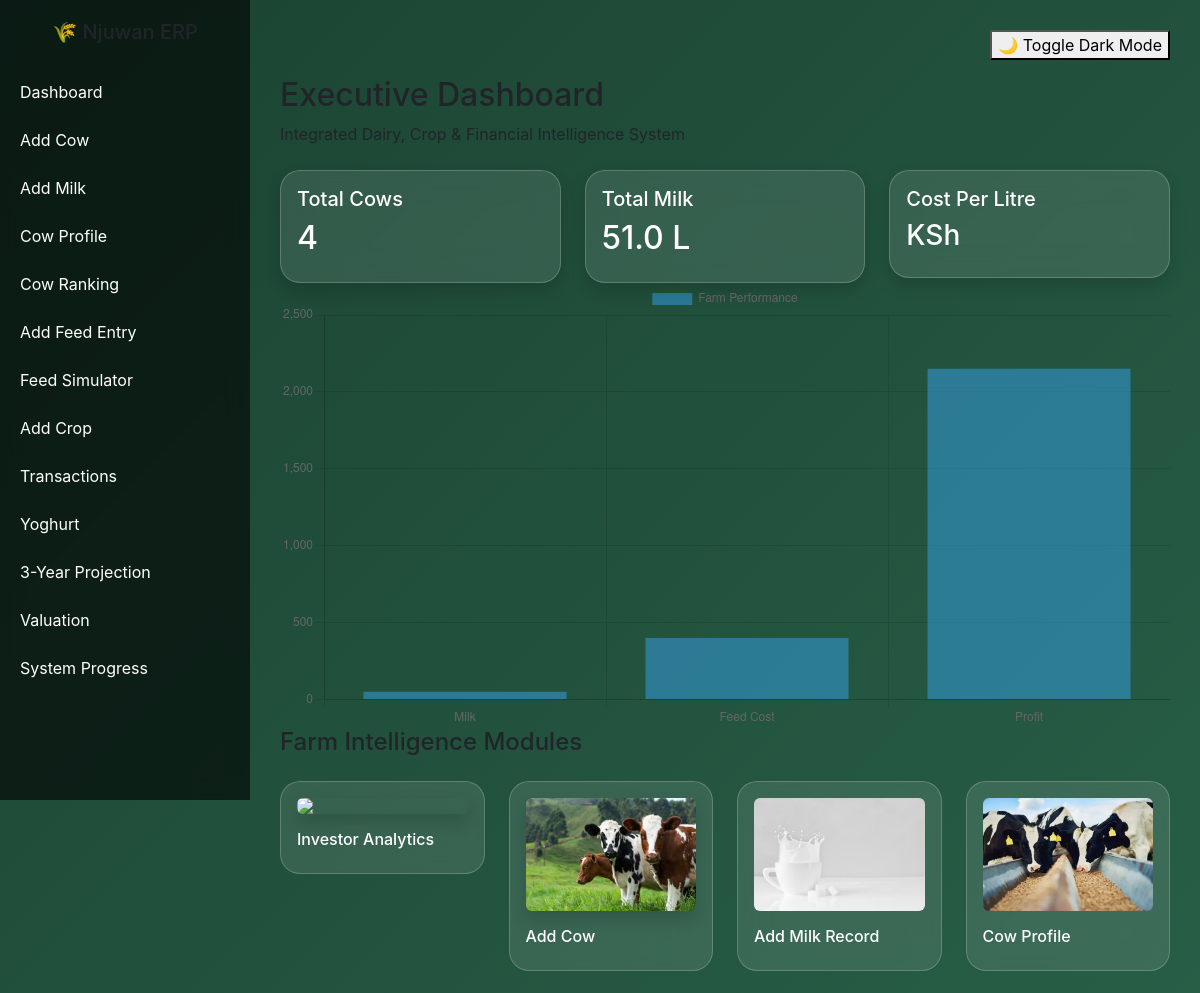
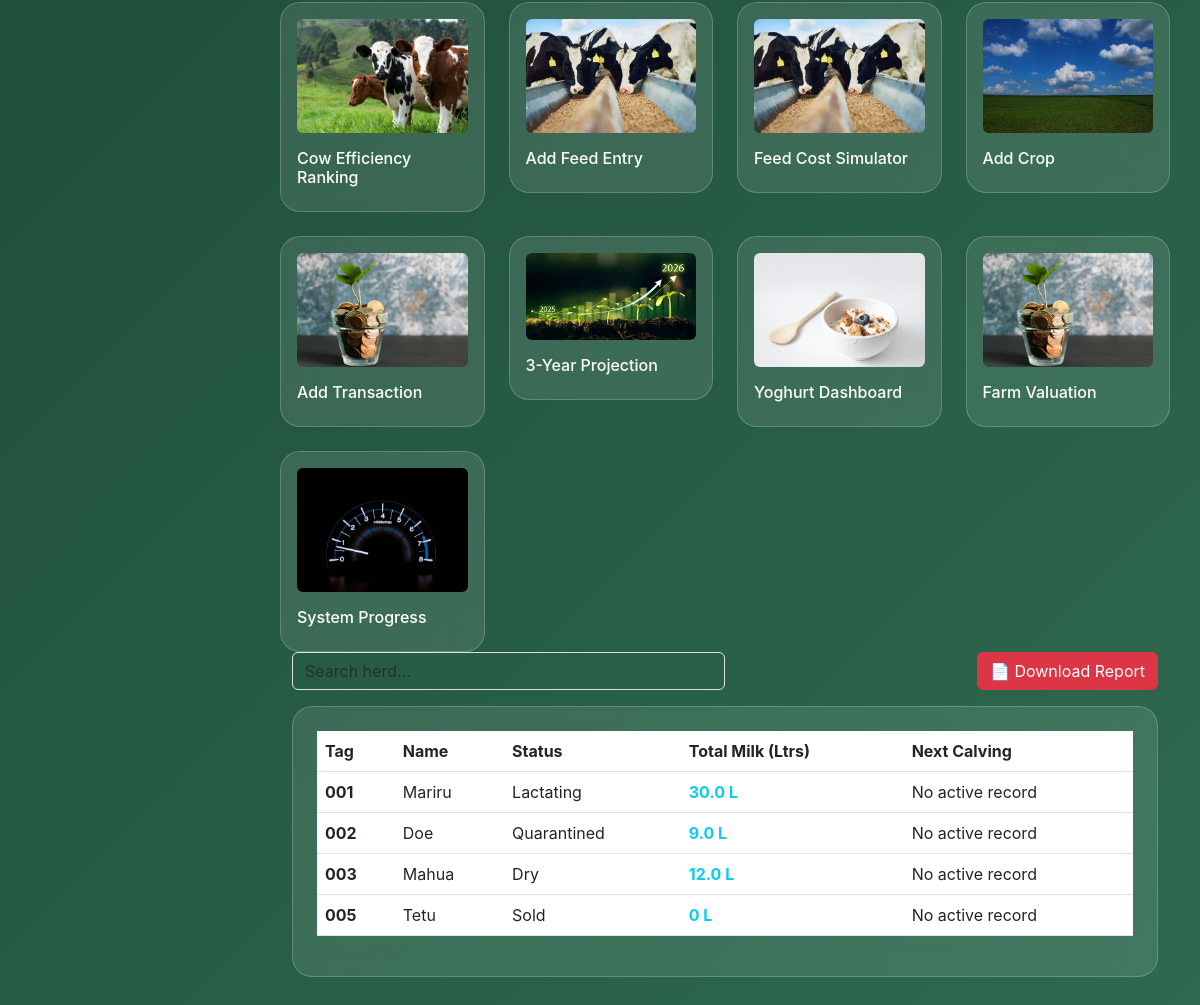
Before: / with the older database file (2 pictures, top to bottom).
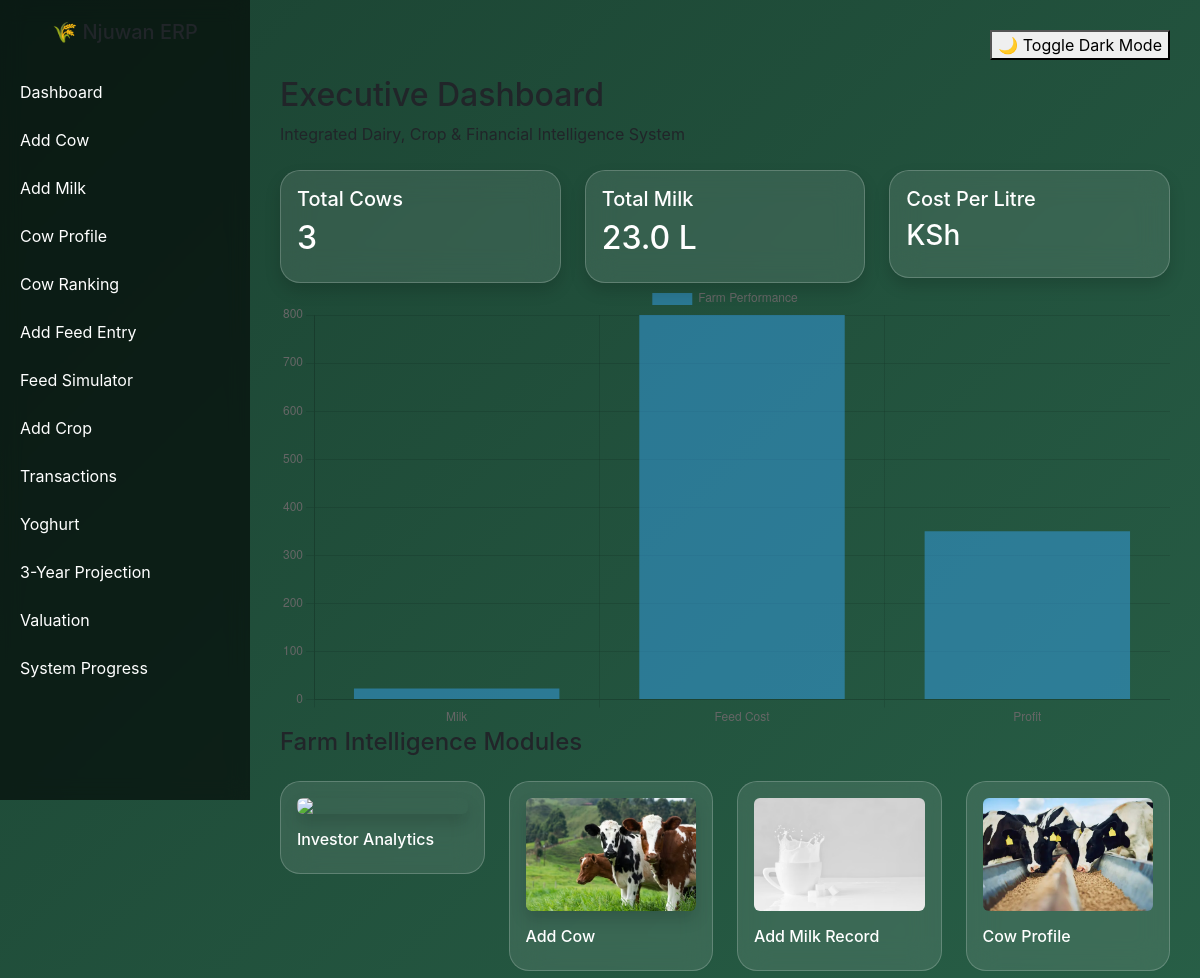
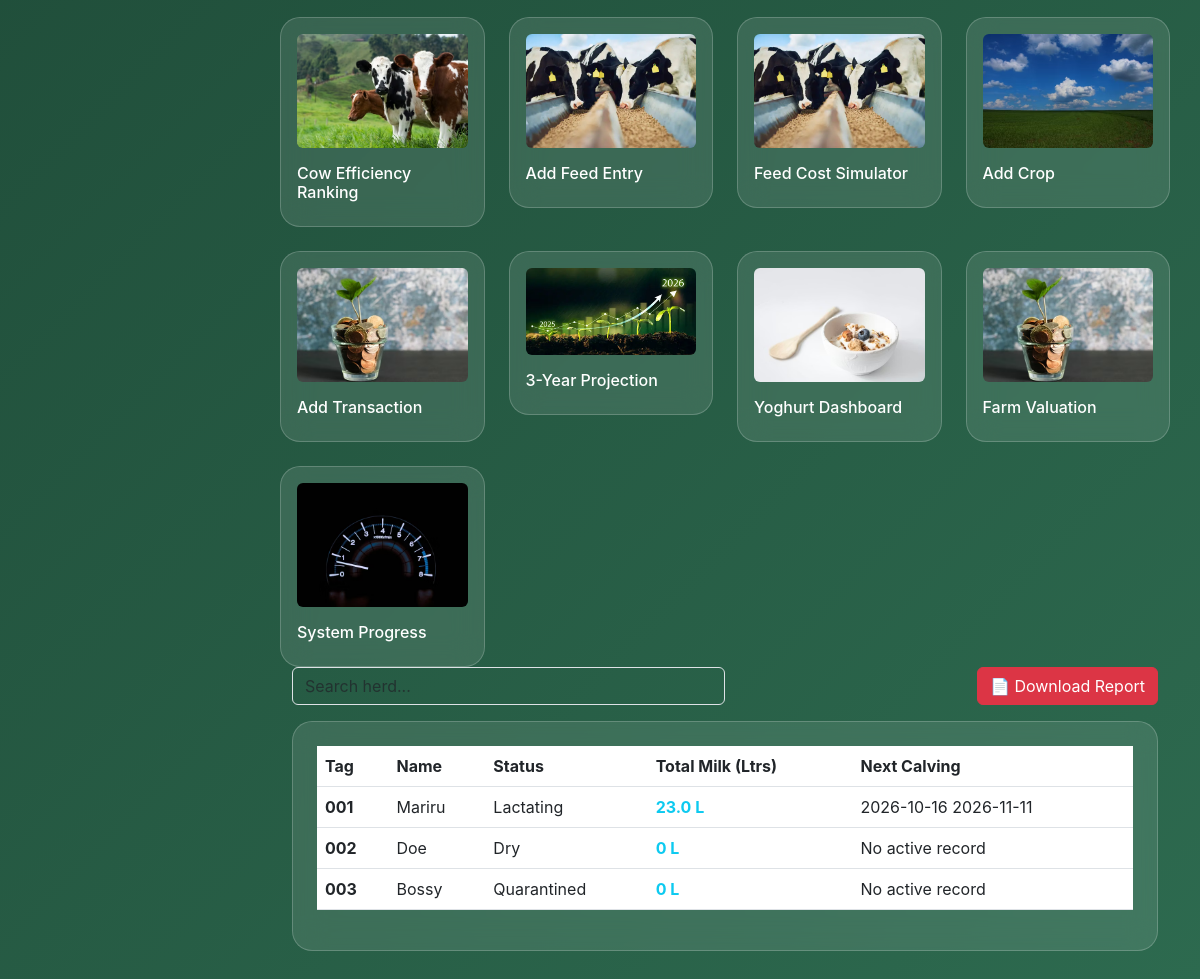
After: the same page with the newer database file (2 pictures, top to bottom).
### models.py (models this page shows, shortened)
class Cow(db.Model):
    __tablename__ = "cows"
    id = db.Column(db.Integer, primary_key=True)
    tag_number = db.Column(db.String(50), unique=True)
    name = db.Column(db.String(100))  # New Name Column
    breed = db.Column(db.String(50))
    birth_date = db.Column(db.Date)
    age = db.Column(db.Integer)
    farm_id = db.Column(db.Integer, db.ForeignKey("farms.id"))
    weight_kg = db.Column(db.Float) # Useful for health monitoring
    status = db.Column(db.String(50), default="Active") # Active, Quarantined, Sold, Dry, Lactating
    feed_records = db.relationship("Feed", backref="cow", lazy=True)
    milk_records = db.relationship("MilkProduction", backref="cow", lazy='dynamic')
    health_records = db.relationship('HealthRecord', backref='cow', lazy=True)
    vaccinations = db.relationship('Vaccination', backref='cow', lazy=True)
    breeding_records = db.relationship('Breeding', backref='cow', lazy=True)

class Breeding(db.Model):
    id = db.Column(db.Integer, primary_key=True)
    cow_id = db.Column(db.Integer, db.ForeignKey('cows.id'))
    insemination_date = db.Column(db.Date)
    bull = db.Column(db.String(50))
    pregnancy_status = db.Column(db.String(20), default="Unknown")
    expected_calving = db.Column(db.Date) # Calculated via your app.py logic

### app.py (the view)
@app.route('/')
def dashboard():
    cows_count = Cow.query.count()
    total_milk_all = db.session.query(func.sum(MilkProduction.litres)).scalar() or 0
    total_feed_cost = db.session.query(func.sum(Feed.cost)).scalar() or 0
    milk_price = 50
    revenue = total_milk_all * milk_price
    profit = revenue - total_feed_cost
    today = date.today()
    alert_limit = today + timedelta(days=7)
    alerts = Breeding.query.filter(
        Breeding.expected_calving.between(today, alert_limit)
    ).all()
    cows_with_totals = db.session.query(
        Cow,
        func.sum(MilkProduction.litres).label('lifetime_milk')
    ).outerjoin(MilkProduction).group_by(Cow.id).all()
    return render_template(
        "dashboard.html",
        cows=cows_count,
        milk=total_milk_all,
        revenue=revenue,
        feed_cost=total_feed_cost,
        profit=profit,
        alerts=alerts,
        cows_with_totals=cows_with_totals,
        date=date # Required for the "Days to Calving" calculation in HTML
    )

### templates/dashboard.html (shortened to what the changed rows need)
{% extends "base.html" %}
{% block content %}
<div class="hero mb-4">
    <h2>Executive Dashboard</h2>
    <p>Integrated Dairy, Crop & Financial Intelligence System</p>
</div>
<div class="row">
    <div class="col-md-4">
        <div class="card shadow">
            <div class="card-body">
                <h5>Total Cows</h5>
                <h2>{{ cows }}</h2>
            </div>
        </div>
    </div>
    <div class="col-md-4">
        <div class="card shadow">
            <div class="card-body">
                <h5>Total Milk</h5>
                <h2>{{ milk }} L</h2>
            </div>
        </div>
    </div>
    <div class="col-md-4">
    </div>
</div>
<canvas id="milkChart"></canvas>
<script>
const ctx = document.getElementById('milkChart');
new Chart(ctx, {
type: 'bar',
data: {
labels: ['Milk', 'Feed Cost', 'Profit'],
datasets: [{
label: 'Farm Performance',
data: [{{ milk }}, {{ feed_cost }}, {{ profit }}]
}]
}
});
</script>
<h4 class="mb-4">Farm Intelligence Modules</h4>
<div class="row g-4">
    <div class="col-md-3">
    </div>
    <div class="col-md-3">
    </div>
    <div class="col-md-3">
    </div>
    <div class="col-md-3">
    </div>
    <div class="col-md-3">
    </div>
    <div class="col-md-3">
    </div>
    <div class="col-md-3">
    </div>
    <div class="col-md-3">
    </div>
    <div class="col-md-3">
    </div>
    <div class="col-md-3">
    </div>
    <div class="col-md-3">
    </div>
    <div class="col-md-3">
    </div>
    <div class="col-md-3">
    </div>
</div>
<div class="container fade-in">
    <div class="d-flex justify-content-between mb-3">
    </div>
    <div class="card p-4">
        <table class="table table-hover text-white" id="cowTable">
            <thead>
                <tr>
                    <th>Tag</th>
                    <th>Name</th>
                    <th>Status</th>
                    <th>Total Milk (Ltrs)</th>
                    <th>Next Calving</th>
                </tr>
            </thead>
            <tbody>
                {% for cow, total in cows_with_totals %}
                <tr>
                    <td><strong>{{ cow.tag_number }}</strong></td>
                    <td>{{ cow.name }}</td>
                    <td>{{ cow.status }}</td>
                    <td class="text-info fw-bold">{{ total or 0 }} L</td>
                    <td>
                        {% for breed in cow.breeding_records %}
                            {{ breed.expected_calving }}
                        {% else %} No active record {% endfor %}
                    </td>
                </tr>
                {% endfor %}
            </tbody>
        </table>
    </div>
</div>
{% endblock %}

Changed rows visible on the page:
removed Cow: tag_number "005", name "Tetu", status "Sold", total "0"
changed Cow "Mariru": total "30.0" → "23.0"; no longer shows "No active record"
added Breeding: expected_calving "2026-10-16", shown under Cow "Mariru"
added Breeding: expected_calving "2026-11-11", shown under Cow "Mariru"
changed Cow "Doe": status "Quarantined" → "Dry"; total "9.0" → "0"
changed Cow: name "Mahua" → "Bossy"; status "Dry" → "Quarantined"; total "12.0" → "0"
Other visible differences:
{{ cows }}: "4" → "3"
{{ milk }}: "51.0" → "23.0"
chart data {{ milk }}: 51.0 → 23.0
chart data {{ feed_cost }}: 400.0 → 800.0
chart data {{ profit }}: 2150.0 → 350.0
